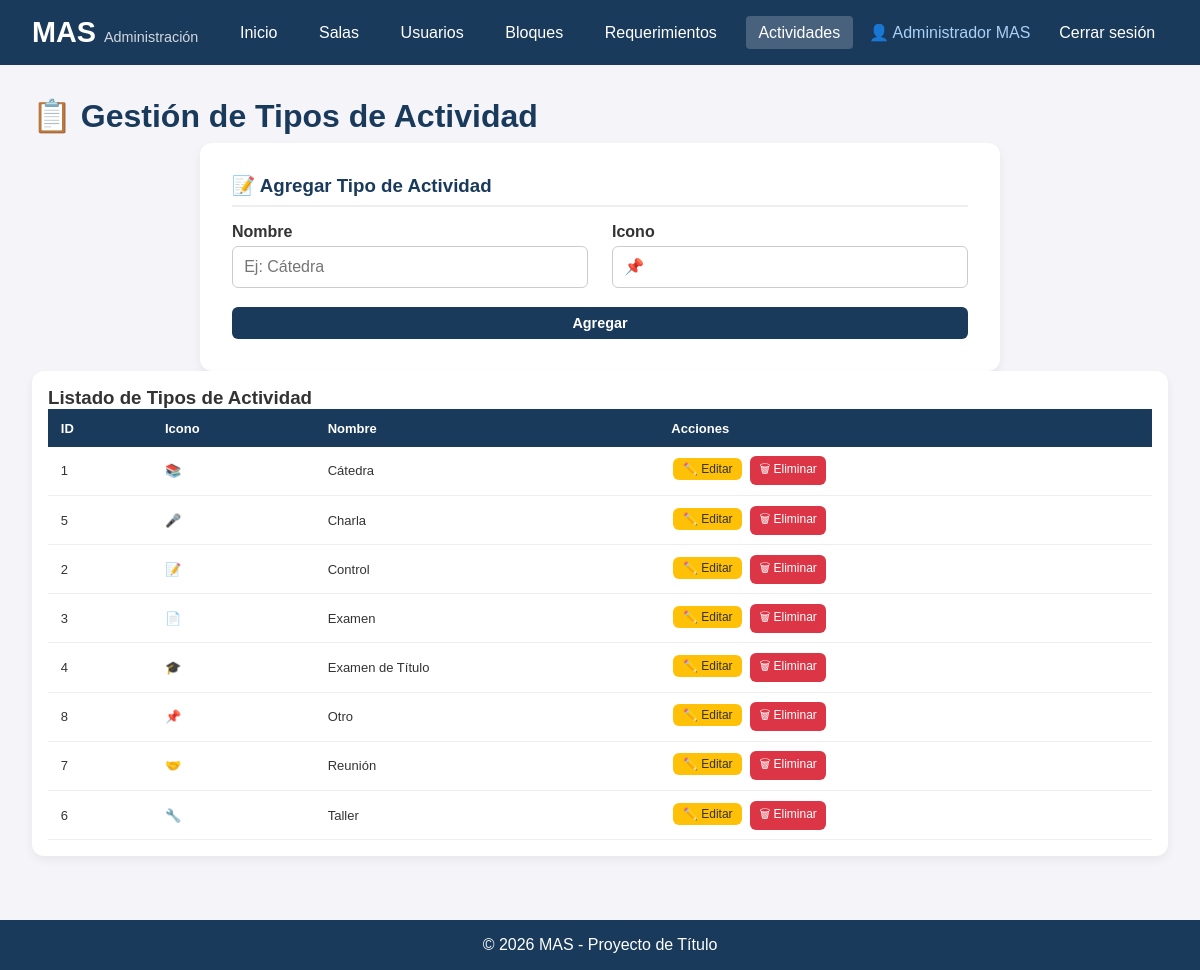
The app's page /admin/tipos_actividad.php (signed in) with its own data.
### tables this page shows
CREATE TABLE tipos_actividad (
    id_tipo INT AUTO_INCREMENT PRIMARY KEY,
    nombre VARCHAR(50) NOT NULL,
    icono VARCHAR(10) DEFAULT NULL,
    activo TINYINT(1) DEFAULT 1
);

### public/admin/tipos_actividad.php (the view, shortened to what this page needs)
<?php
require_once '../../config/database.php';
$editar = null;
$tipos = $pdo->query("SELECT * FROM tipos_actividad ORDER BY nombre")->fetchAll();
?>
<!DOCTYPE html>
<html lang="es">
<head>
    <link rel="stylesheet" href="../css/style.css">
</head>
<body>
    <header>
        <nav>
            <div class="logo"><h1>MAS</h1><span>Administración</span></div>
            <ul>
                <li><a href="../index.php">Inicio</a></li>
                <li><a href="salas.php">Salas</a></li>
                <li><a href="usuarios.php">Usuarios</a></li>
                <li><a href="bloques.php">Bloques</a></li>
                <li><a href="requerimientos.php">Requerimientos</a></li>
                <li><a href="tipos_actividad.php" class="active">Actividades</a></li>
                <li><span>👤 <?php echo htmlspecialchars($_SESSION['nombre_completo']); ?></span></li>
                <li><a href="../logout.php">Cerrar sesión</a></li>
            </ul>
        </nav>
    </header>
    <main>
        <h2>📋 Gestión de Tipos de Actividad</h2>
        <div class="form-container">
            <h3><?php echo $editar ? '✏️ Editar Tipo de Actividad' : '📝 Agregar Tipo de Actividad'; ?></h3>
            <form method="POST">
                <div class="form-row">
                    <div class="form-group">
                        <label for="nombre">Nombre</label>
                        <input type="text" id="nombre" name="nombre"
                               value="<?php echo $editar ? htmlspecialchars($editar['nombre']) : ''; ?>"
                               placeholder="Ej: Cátedra" required>
                    </div>
                    <div class="form-group">
                        <label for="icono">Icono</label>
                        <input type="text" id="icono" name="icono"
                               value="<?php echo $editar ? htmlspecialchars($editar['icono']) : '📌'; ?>"
                               placeholder="Ej: 📚">
                    </div>
                </div>
                <button type="submit" class="btn btn-primary">
                    <?php echo $editar ? 'Actualizar' : 'Agregar'; ?>
                </button>
            </form>
        </div>
        <div class="table-container">
            <h3>Listado de Tipos de Actividad</h3>
            <table>
                <thead>
                    <tr>
                        <th>ID</th>
                        <th>Icono</th>
                        <th>Nombre</th>
                        <th>Acciones</th>
                    </tr>
                </thead>
                <tbody>
                    <?php foreach ($tipos as $tipo): ?>
                    <tr>
                        <td><?php echo $tipo['id_tipo']; ?></td>
                        <td><?php echo htmlspecialchars($tipo['icono']); ?></td>
                        <td><?php echo htmlspecialchars($tipo['nombre']); ?></td>
                        <td>
                            <a href="tipos_actividad.php?editar=<?php echo $tipo['id_tipo']; ?>" class="btn btn-warning btn-sm">✏️ Editar</a>
                            <a href="tipos_actividad.php?eliminar=<?php echo $tipo['id_tipo']; ?>"
                               class="btn btn-danger btn-sm"
                               onclick="return confirm('¿Estás seguro de eliminar este tipo de actividad?')">
                               🗑 Eliminar
                            </a>
                        </td>
                    </tr>
                    <?php endforeach; ?>
                </tbody>
            </table>
        </div>
    </main>
    <footer><p>&copy; 2026 MAS - Proyecto de Título</p></footer>
</body>
</html>

### public/css/style.css (style rules this page uses)
* { margin: 0; padding: 0; box-sizing: border-box; }
body { font-family: Arial, sans-serif; background: #f4f4f9; color: #333; min-height: 100vh; display: flex; flex-direction: column; }
header { background: #1a3a5c; color: white; padding: 1rem 2rem; position: sticky; top: 0; z-index: 1000; }
nav { display: flex; justify-content: space-between; align-items: center; flex-wrap: wrap; max-width: 1200px; margin: 0 auto; }
nav .logo h1 { display: inline; font-size: 1.8rem; }
nav .logo span { font-size: 0.9rem; opacity: 0.8; margin-left: 0.5rem; }
nav ul { list-style: none; display: flex; gap: 1rem; align-items: center; flex-wrap: wrap; }
nav ul li a { color: white; text-decoration: none; padding: 0.5rem 0.8rem; border-radius: 4px; transition: background 0.3s; }
nav ul li a.active { background: rgba(255, 255, 255, 0.2); }
nav ul li span { color: #aad0f5; }
main { flex: 1; max-width: 1200px; margin: 2rem auto; padding: 0 2rem; width: 100%; }
h2 { color: #1a3a5c; font-size: 2rem; margin-bottom: 0.5rem; }
.btn-primary { width: 100%; padding: 0.8rem; background: #1a3a5c; color: white; border: none; border-radius: 6px; font-size: 1rem; font-weight: 600; cursor: pointer; transition: background 0.3s; }
.table-container { overflow-x: auto; background: white; border-radius: 12px; box-shadow: 0 4px 10px rgba(0, 0, 0, 0.06); padding: 1rem; }
table { width: 100%; border-collapse: collapse; font-size: 13px; }
table th { background: #1a3a5c; color: white; padding: 0.7rem 0.8rem; text-align: left; }
table td { padding: 0.6rem 0.8rem; border-bottom: 1px solid #eee; }
.btn { display: inline-block; padding: 0.5rem 1.2rem; border-radius: 6px; text-decoration: none; font-size: 0.9rem; border: none; cursor: pointer; transition: background 0.3s; }
.btn-danger { background: #dc3545; color: white; }
.btn-warning { background: #ffc107; color: #333; }
.btn-sm { padding: 0.25rem 0.6rem; font-size: 0.75rem; margin: 0 2px; }
.form-container { background: white; padding: 2rem; border-radius: 12px; box-shadow: 0 4px 10px rgba(0, 0, 0, 0.06); max-width: 800px; margin: 0 auto; }
.form-container h3 { color: #1a3a5c; margin-bottom: 1rem; border-bottom: 2px solid #eee; padding-bottom: 0.5rem; }
.form-row { display: flex; gap: 1.5rem; flex-wrap: wrap; }
.form-row .form-group { flex: 1; min-width: 180px; }
.form-group { margin-bottom: 1.2rem; }
.form-group label { display: block; font-weight: 600; margin-bottom: 0.3rem; color: #333; }
.form-group input, .form-group select, .form-group textarea { width: 100%; padding: 0.7rem; border: 1px solid #ccc; border-radius: 6px; font-size: 1rem; font-family: inherit; }
footer { background: #1a3a5c; color: white; text-align: center; padding: 1rem; margin-top: 2rem; }

### records on screen
tipos_actividad: id_tipo "1", icono "📚", nombre "Cátedra"
tipos_actividad: id_tipo "5", icono "🎤", nombre "Charla"
tipos_actividad: id_tipo "2", icono "📝", nombre "Control"
tipos_actividad: id_tipo "3", icono "📄", nombre "Examen"
tipos_actividad: id_tipo "4", icono "🎓", nombre "Examen de Título"
tipos_actividad: id_tipo "8", icono "📌", nombre "Otro"
tipos_actividad: id_tipo "7", icono "🤝", nombre "Reunión"
tipos_actividad: id_tipo "6", icono "🔧", nombre "Taller"

### other values on screen
$_SESSION['nombre_completo'] "Administrador MAS"
